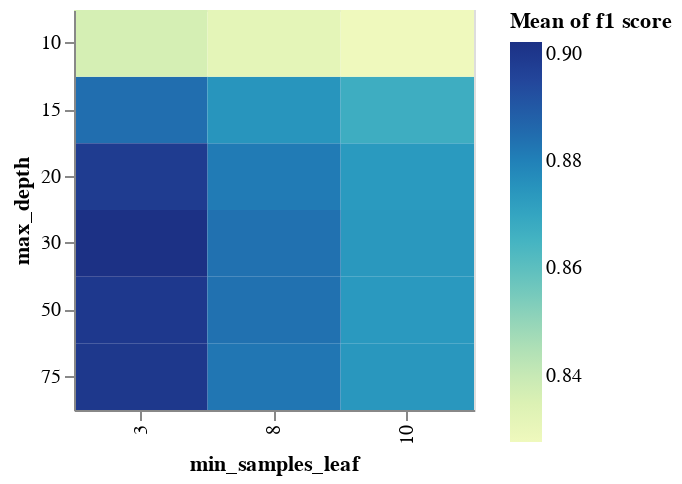

Notebook cell for this chart:
### Code cell
alt.Chart(results).mark_rect().encode(
    x='min_samples_leaf:O',
    y='max_depth:O',
    color='mean(f1 score)'
    ).properties(height = 200, width = 200)

### Figure 1 — Vega-Lite specification as saved in the notebook (floating-point values rounded to 4 significant figures)
{"config": {"view": {"continuousWidth": 300, "continuousHeight": 300}}, "data": {"name": "data-a50db2edc4e167fd1a9a7ff6c23e49c4"}, "mark": {"type": "rect"}, "encoding": {"color": {"aggregate": "mean", "field": "f1 score", "type": "quantitative"}, "x": {"field": "min_samples_leaf", "type": "ordinal"}, "y": {"field": "max_depth", "type": "ordinal"}}, "height": 200, "width": 200, "$schema": "https://vega.github.io/schema/vega-lite/v5.6.1.json", "datasets": {"data-a50db2edc4e167fd1a9a7ff6c23e49c4": [{"num_trees": 150, "min_samples_split": 15, "min_samples_leaf": 8, "max_depth": 75, "f1 score": 0.8855, "rank_test_score": 27}, {"num_trees": 75, "min_samples_split": 10, "min_samples_leaf": 3, "max_depth": 15, "f1 score": 0.8934, "rank_test_score": 22}, {"num_trees": 75, "min_samples_split": 15, "min_samples_leaf": 8, "max_depth": 20, "f1 score": 0.8826, "rank_test_score": 40}, {"num_trees": 75, "min_samples_split": 10, "min_samples_leaf": 10, "max_depth": 50, "f1 score": 0.8734, "rank_test_score": 66}, {"num_trees": 50, "min_samples_split": 20, "min_samples_leaf": 3, "max_depth": 50, "f1 score": 0.8946, "rank_test_score": 19}, {"num_trees": 150, "min_samples_split": 10, "min_samples_leaf": 3, "max_depth": 20, "f1 score": 0.9061, "rank_test_score": 7}, {"num_trees": 50, "min_samples_split": 10, "min_samples_leaf": 10, "max_depth": 20, "f1 score": 0.8719, "rank_test_score": 74}, {"num_trees": 100, "min_samples_split": 15, "min_samples_leaf": 10, "max_depth": 30, "f1 score": 0.8748, "rank_test_score": 58}, {"num_trees": 75, "min_samples_split": 15, "min_samples_leaf": 3, "max_depth": 10, "f1 score": 0.8379, "rank_test_score": 84}, {"num_trees": 150, "min_samples_split": 20, "min_samples_leaf": 3, "max_depth": 20, "f1 score": 0.8937, "rank_test_score": 21}, {"num_trees": 150, "min_samples_split": 15, "min_samples_leaf": 8, "max_depth": 15, "f1 score": 0.8773, "rank_test_score": 52}, {"num_trees": 100, "min_samples_split": 10, "min_samples_leaf": 3, "max_depth": 50, "f1 score": 0.907, "rank_test_score": 4}, {"num_trees": 75, "min_samples_split": 15, "min_samples_leaf": 8, "max_depth": 50, "f1 score": 0.8841, "rank_test_score": 36}, {"num_trees": 100, "min_samples_split": 20, "min_samples_leaf": 3, "max_depth": 30, "f1 score": 0.8952, "rank_test_score": 18}, {"num_trees": 100, "min_samples_split": 10, "min_samples_leaf": 3, "max_depth": 20, "f1 score": 0.9049, "rank_test_score": 10}, {"num_trees": 50, "min_samples_split": 10, "min_samples_leaf": 10, "max_depth": 75, "f1 score": 0.8723, "rank_test_score": 72}, {"num_trees": 150, "min_samples_split": 10, "min_samples_leaf": 10, "max_depth": 30, "f1 score": 0.8744, "rank_test_score": 60}, {"num_trees": 50, "min_samples_split": 10, "min_samples_leaf": 8, "max_depth": 10, "f1 score": 0.8303, "rank_test_score": 92}, {"num_trees": 100, "min_samples_split": 20, "min_samples_leaf": 3, "max_depth": 50, "f1 score": 0.8944, "rank_test_score": 20}, {"num_trees": 75, "min_samples_split": 15, "min_samples_leaf": 10, "max_depth": 20, "f1 score": 0.8743, "rank_test_score": 62}, {"num_trees": 50, "min_samples_split": 20, "min_samples_leaf": 3, "max_depth": 75, "f1 score": 0.8929, "rank_test_score": 23}, {"num_trees": 50, "min_samples_split": 10, "min_samples_leaf": 3, "max_depth": 50, "f1 score": 0.9073, "rank_test_score": 3}, {"num_trees": 50, "min_samples_split": 15, "min_samples_leaf": 8, "max_depth": 75, "f1 score": 0.8807, "rank_test_score": 46}, {"num_trees": 150, "min_samples_split": 20, "min_samples_leaf": 3, "max_depth": 75, "f1 score": 0.8981, "rank_test_score": 13}, {"num_trees": 75, "min_samples_split": 20, "min_samples_leaf": 8, "max_depth": 30, "f1 score": 0.8824, "rank_test_score": 42}, {"num_trees": 100, "min_samples_split": 15, "min_samples_leaf": 8, "max_depth": 10, "f1 score": 0.8317, "rank_test_score": 89}, {"num_trees": 50, "min_samples_split": 20, "min_samples_leaf": 10, "max_depth": 50, "f1 score": 0.8725, "rank_test_score": 69}, {"num_trees": 150, "min_samples_split": 10, "min_samples_leaf": 8, "max_depth": 10, "f1 score": 0.8362, "rank_test_score": 86}, {"num_trees": 100, "min_samples_split": 10, "min_samples_leaf": 8, "max_depth": 20, "f1 score": 0.8825, "rank_test_score": 41}, {"num_trees": 150, "min_samples_split": 20, "min_samples_leaf": 10, "max_depth": 15, "f1 score": 0.868, "rank_test_score": 76}, {"num_trees": 150, "min_samples_split": 15, "min_samples_leaf": 3, "max_depth": 10, "f1 score": 0.8386, "rank_test_score": 83}, {"num_trees": 150, "min_samples_split": 10, "min_samples_leaf": 10, "max_depth": 15, "f1 score": 0.8673, "rank_test_score": 80}, {"num_trees": 150, "min_samples_split": 10, "min_samples_leaf": 10, "max_depth": 50, "f1 score": 0.8742, "rank_test_score": 63}, {"num_trees": 75, "min_samples_split": 10, "min_samples_leaf": 10, "max_depth": 20, "f1 score": 0.8736, "rank_test_score": 65}, {"num_trees": 75, "min_samples_split": 15, "min_samples_leaf": 10, "max_depth": 30, "f1 score": 0.8724, "rank_test_score": 70}, {"num_trees": 150, "min_samples_split": 10, "min_samples_leaf": 8, "max_depth": 50, "f1 score": 0.8845, "rank_test_score": 35}, {"num_trees": 75, "min_samples_split": 20, "min_samples_leaf": 10, "max_depth": 10, "f1 score": 0.8275, "rank_test_score": 98}, {"num_trees": 75, "min_samples_split": 20, "min_samples_leaf": 10, "max_depth": 30, "f1 score": 0.8737, "rank_test_score": 64}, {"num_trees": 100, "min_samples_split": 15, "min_samples_leaf": 8, "max_depth": 20, "f1 score": 0.8838, "rank_test_score": 37}, {"num_trees": 50, "min_samples_split": 20, "min_samples_leaf": 8, "max_depth": 75, "f1 score": 0.8792, "rank_test_score": 49}, {"num_trees": 150, "min_samples_split": 20, "min_samples_leaf": 10, "max_depth": 20, "f1 score": 0.8758, "rank_test_score": 55}, {"num_trees": 100, "min_samples_split": 10, "min_samples_leaf": 3, "max_depth": 75, "f1 score": 0.9063, "rank_test_score": 5}, {"num_trees": 100, "min_samples_split": 10, "min_samples_leaf": 8, "max_depth": 30, "f1 score": 0.8855, "rank_test_score": 28}, {"num_trees": 50, "min_samples_split": 15, "min_samples_leaf": 8, "max_depth": 10, "f1 score": 0.8306, "rank_test_score": 91}, {"num_trees": 50, "min_samples_split": 15, "min_samples_leaf": 10, "max_depth": 30, "f1 score": 0.8722, "rank_test_score": 73}, {"num_trees": 150, "min_samples_split": 10, "min_samples_leaf": 8, "max_depth": 30, "f1 score": 0.885, "rank_test_score": 30}, {"num_trees": 100, "min_samples_split": 20, "min_samples_leaf": 8, "max_depth": 10, "f1 score": 0.83, "rank_test_score": 95}, {"num_trees": 50, "min_samples_split": 20, "min_samples_leaf": 3, "max_depth": 20, "f1 score": 0.8912, "rank_test_score": 25}, {"num_trees": 75, "min_samples_split": 20, "min_samples_leaf": 3, "max_depth": 15, "f1 score": 0.8814, "rank_test_score": 45}, {"num_trees": 50, "min_samples_split": 15, "min_samples_leaf": 3, "max_depth": 20, "f1 score": 0.8973, "rank_test_score": 14}, {"num_trees": 50, "min_samples_split": 15, "min_samples_leaf": 3, "max_depth": 10, "f1 score": 0.8364, "rank_test_score": 85}, {"num_trees": 75, "min_samples_split": 10, "min_samples_leaf": 3, "max_depth": 30, "f1 score": 0.9061, "rank_test_score": 6}, {"num_trees": 100, "min_samples_split": 15, "min_samples_leaf": 8, "max_depth": 75, "f1 score": 0.8849, "rank_test_score": 32}, {"num_trees": 50, "min_samples_split": 20, "min_samples_leaf": 3, "max_depth": 15, "f1 score": 0.8802, "rank_test_score": 48}, {"num_trees": 150, "min_samples_split": 15, "min_samples_leaf": 10, "max_depth": 30, "f1 score": 0.8775, "rank_test_score": 50}, {"num_trees": 50, "min_samples_split": 15, "min_samples_leaf": 8, "max_depth": 15, "f1 score": 0.8743, "rank_test_score": 61}, {"num_trees": 100, "min_samples_split": 15, "min_samples_leaf": 10, "max_depth": 15, "f1 score": 0.8679, "rank_test_score": 77}, {"num_trees": 100, "min_samples_split": 10, "min_samples_leaf": 10, "max_depth": 10, "f1 score": 0.8301, "rank_test_score": 93}, {"num_trees": 75, "min_samples_split": 10, "min_samples_leaf": 10, "max_depth": 15, "f1 score": 0.8675, "rank_test_score": 79}, {"num_trees": 50, "min_samples_split": 10, "min_samples_leaf": 8, "max_depth": 50, "f1 score": 0.8828, "rank_test_score": 39}, {"num_trees": 100, "min_samples_split": 20, "min_samples_leaf": 10, "max_depth": 20, "f1 score": 0.8732, "rank_test_score": 68}, {"num_trees": 50, "min_samples_split": 20, "min_samples_leaf": 3, "max_depth": 10, "f1 score": 0.8291, "rank_test_score": 96}, {"num_trees": 50, "min_samples_split": 15, "min_samples_leaf": 3, "max_depth": 15, "f1 score": 0.887, "rank_test_score": 26}, {"num_trees": 100, "min_samples_split": 10, "min_samples_leaf": 10, "max_depth": 50, "f1 score": 0.8746, "rank_test_score": 59}, {"num_trees": 75, "min_samples_split": 10, "min_samples_leaf": 8, "max_depth": 10, "f1 score": 0.83, "rank_test_score": 94}, {"num_trees": 50, "min_samples_split": 15, "min_samples_leaf": 3, "max_depth": 30, "f1 score": 0.9011, "rank_test_score": 12}, {"num_trees": 50, "min_samples_split": 15, "min_samples_leaf": 8, "max_depth": 50, "f1 score": 0.8819, "rank_test_score": 43}, {"num_trees": 50, "min_samples_split": 10, "min_samples_leaf": 10, "max_depth": 10, "f1 score": 0.826, "rank_test_score": 100}, {"num_trees": 100, "min_samples_split": 15, "min_samples_leaf": 10, "max_depth": 10, "f1 score": 0.8263, "rank_test_score": 99}, {"num_trees": 50, "min_samples_split": 10, "min_samples_leaf": 10, "max_depth": 15, "f1 score": 0.8643, "rank_test_score": 81}, {"num_trees": 50, "min_samples_split": 20, "min_samples_leaf": 8, "max_depth": 15, "f1 score": 0.87, "rank_test_score": 75}, {"num_trees": 100, "min_samples_split": 10, "min_samples_leaf": 3, "max_depth": 30, "f1 score": 0.9075, "rank_test_score": 1}, {"num_trees": 50, "min_samples_split": 20, "min_samples_leaf": 8, "max_depth": 20, "f1 score": 0.8773, "rank_test_score": 51}, {"num_trees": 150, "min_samples_split": 15, "min_samples_leaf": 8, "max_depth": 10, "f1 score": 0.8331, "rank_test_score": 87}, {"num_trees": 100, "min_samples_split": 15, "min_samples_leaf": 8, "max_depth": 50, "f1 score": 0.8845, "rank_test_score": 34}, {"num_trees": 100, "min_samples_split": 10, "min_samples_leaf": 8, "max_depth": 50, "f1 score": 0.8851, "rank_test_score": 29}, {"num_trees": 100, "min_samples_split": 15, "min_samples_leaf": 8, "max_depth": 15, "f1 score": 0.8761, "rank_test_score": 54}, {"num_trees": 75, "min_samples_split": 15, "min_samples_leaf": 8, "max_depth": 75, "f1 score": 0.8833, "rank_test_score": 38}, {"num_trees": 150, "min_samples_split": 10, "min_samples_leaf": 8, "max_depth": 15, "f1 score": 0.8767, "rank_test_score": 53}, {"num_trees": 150, "min_samples_split": 20, "min_samples_leaf": 10, "max_depth": 30, "f1 score": 0.8732, "rank_test_score": 67}, {"num_trees": 75, "min_samples_split": 20, "min_samples_leaf": 3, "max_depth": 75, "f1 score": 0.8966, "rank_test_score": 15}, {"num_trees": 50, "min_samples_split": 10, "min_samples_leaf": 3, "max_depth": 30, "f1 score": 0.9058, "rank_test_score": 9}, {"num_trees": 50, "min_samples_split": 20, "min_samples_leaf": 10, "max_depth": 20, "f1 score": 0.8723, "rank_test_score": 71}, {"num_trees": 50, "min_samples_split": 20, "min_samples_leaf": 3, "max_depth": 30, "f1 score": 0.8923, "rank_test_score": 24}, {"num_trees": 75, "min_samples_split": 20, "min_samples_leaf": 3, "max_depth": 50, "f1 score": 0.8958, "rank_test_score": 17}, {"num_trees": 100, "min_samples_split": 15, "min_samples_leaf": 3, "max_depth": 50, "f1 score": 0.9022, "rank_test_score": 11}, {"num_trees": 75, "min_samples_split": 15, "min_samples_leaf": 8, "max_depth": 30, "f1 score": 0.8845, "rank_test_score": 33}, {"num_trees": 100, "min_samples_split": 10, "min_samples_leaf": 8, "max_depth": 10, "f1 score": 0.8322, "rank_test_score": 88}, {"num_trees": 150, "min_samples_split": 10, "min_samples_leaf": 10, "max_depth": 10, "f1 score": 0.8283, "rank_test_score": 97}, {"num_trees": 100, "min_samples_split": 20, "min_samples_leaf": 8, "max_depth": 30, "f1 score": 0.8815, "rank_test_score": 44}, {"num_trees": 100, "min_samples_split": 15, "min_samples_leaf": 10, "max_depth": 75, "f1 score": 0.8756, "rank_test_score": 56}, {"num_trees": 50, "min_samples_split": 20, "min_samples_leaf": 8, "max_depth": 10, "f1 score": 0.8311, "rank_test_score": 90}, {"num_trees": 100, "min_samples_split": 20, "min_samples_leaf": 3, "max_depth": 15, "f1 score": 0.8806, "rank_test_score": 47}, {"num_trees": 50, "min_samples_split": 10, "min_samples_leaf": 3, "max_depth": 75, "f1 score": 0.906, "rank_test_score": 8}, {"num_trees": 150, "min_samples_split": 15, "min_samples_leaf": 10, "max_depth": 75, "f1 score": 0.8749, "rank_test_score": 57}, {"num_trees": 150, "min_samples_split": 20, "min_samples_leaf": 3, "max_depth": 50, "f1 score": 0.8963, "rank_test_score": 16}, {"num_trees": 50, "min_samples_split": 15, "min_samples_leaf": 8, "max_depth": 30, "f1 score": 0.8849, "rank_test_score": 31}, {"num_trees": 100, "min_samples_split": 10, "min_samples_leaf": 10, "max_depth": 15, "f1 score": 0.8677, "rank_test_score": 78}, {"num_trees": 150, "min_samples_split": 10, "min_samples_leaf": 3, "max_depth": 30, "f1 score": 0.9074, "rank_test_score": 2}, {"num_trees": 100, "min_samples_split": 10, "min_samples_leaf": 3, "max_depth": 10, "f1 score": 0.841, "rank_test_score": 82}]}}
